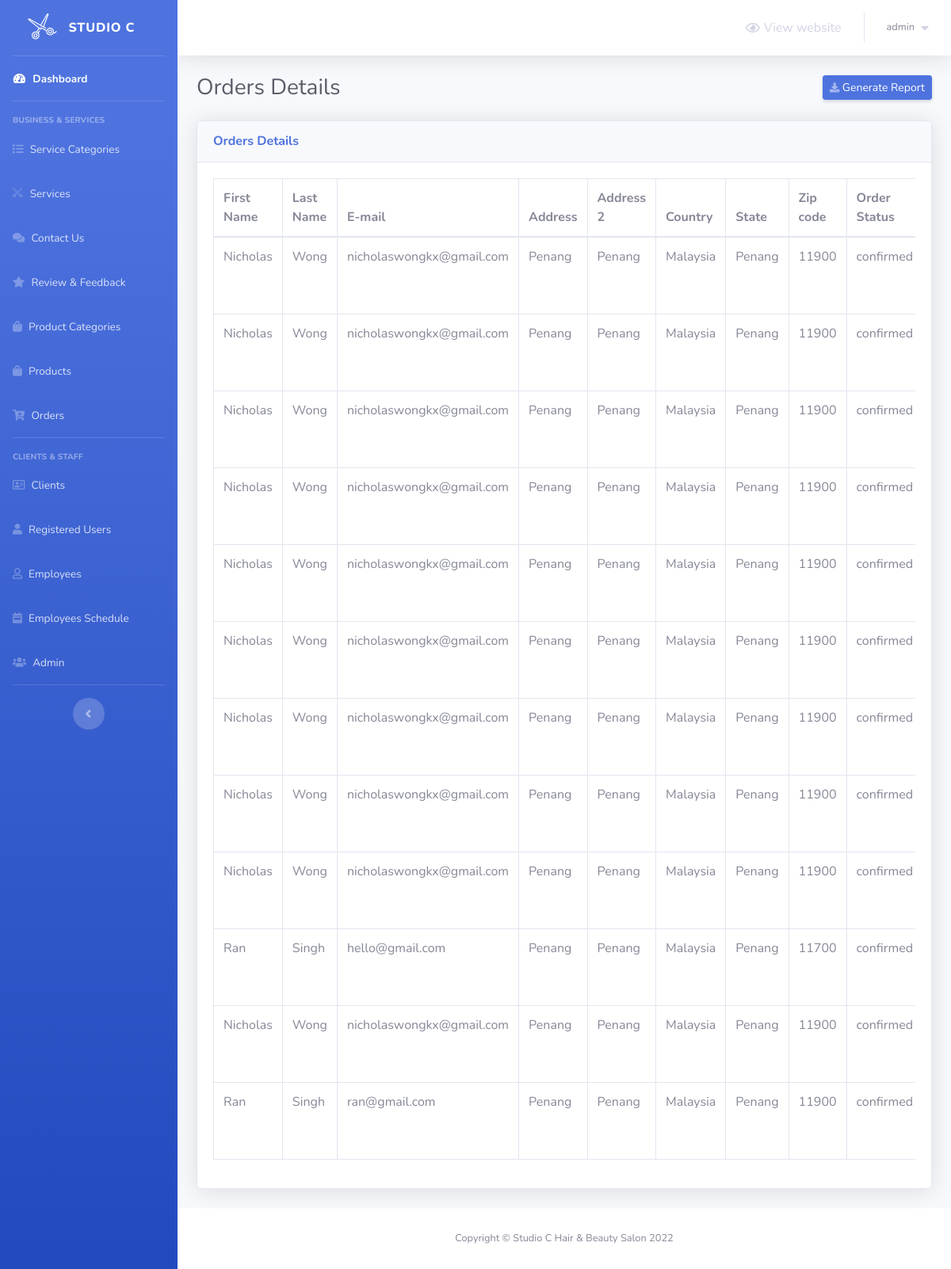
/admin/orders.php (signed in), run on the app's committed database.
### tables this page shows
CREATE TABLE `orders` (
  `id` int(11) NOT NULL,
  `first_name` varchar(255) NOT NULL,
  `last_name` varchar(255) NOT NULL,
  `email` varchar(255) NOT NULL,
  `address` varchar(255) NOT NULL,
  `address2` varchar(255) DEFAULT NULL,
  `country` varchar(255) NOT NULL,
  `state` varchar(255) NOT NULL,
  `zipcode` varchar(255) DEFAULT NULL,
  `subtotal` float(6,2) NOT NULL DEFAULT 0.00,
  `order_status` varchar(255) NOT NULL,
  `created_at` datetime DEFAULT NULL,
  `updated_at` datetime DEFAULT NULL
);

### admin/orders.php (the view, shortened to what this page needs)
<?php
    include 'Includes/templates/header.php';
    if(isset($_SESSION['username_barbershop_Xw211qAAsq4']) && isset($_SESSION['password_barbershop_Xw211qAAsq4']))
    {
?>
        <div class="container-fluid">
            <div class="d-sm-flex align-items-center justify-content-between mb-4">
                <h1 class="h3 mb-0 text-gray-800">Orders Details</h1>
                <a href="#" class="d-none d-sm-inline-block btn btn-sm btn-primary shadow-sm">
                    <i class="fas fa-download fa-sm text-white-50"></i>
                    Generate Report
                </a>
            </div>
            <div class="card shadow mb-4">
                <div class="card-header py-3">
                    <h6 class="m-0 font-weight-bold text-primary">Orders Details</h6>
                </div>
                <div class="card-body">
                    <div class="table-responsive">
                        <table class="table table-bordered" id="dataTable" width="100%" cellspacing="0">
                            <thead>
                                <tr>
                                    <th>First Name</th>
                                    <th>Last Name</th>
                                    <th>E-mail</th>
                                    <th>Address</th>
                                    <th>Address 2</th>
                                    <th>Country</th>
                                    <th>State</th>
                                    <th>Zip code</th>
                                    <th>Order Status</th>
                                </tr>
                            </thead>
                            <tbody>
                            <?php
                            include_once('dbconnect.php');
                            $sql = "SELECT * FROM orders;";
                            $result = mysqli_query($con,$sql);
                            while ($row = mysqli_fetch_assoc($result))
                                {
                                    echo "<tr>
                                        <td>"  . $row["first_name"] . "</td>
                                        <td>"  . $row["last_name"] . "</td>
                                        <td>"  . $row["email"] . "</td>
                                        <td>"  . $row["address"] . "</td>
                                        <td>"  . $row["address2"] . "</td>
                                        <td>"  . $row["country"] . "</td>
                                        <td>"  . $row["state"] . "</td>
                                        <td>"  . $row["zipcode"] . "</td>
                                        <td>"  . $row["order_status"] . "</td>
                                        <td>"  . $row["created_at"] . "</td>
                                        <td>
                                            <a class ='btn btn-danger btn-sm rounded-0 fa fa-trash' href='deleteorders.php?id=$row[id]'></a>
                                        </td>
                                    </tr>";
                                }
                            ?>
                            </tbody>
                        </table>
                    </div>
                </div>
            </div>
        </div>
<?php
        include 'Includes/templates/footer.php';
    }
    else
    {
        header('Location: login.php');
        exit();
    }
?>

### data on the page
orders: first_name "Nicholas", last_name "Wong", email "nicholaswongkx@gmail.com", address "Penang", address2 "Penang", country "Malaysia", state "Penang", zipcode "11900", order_status "confirmed"
orders: first_name "Nicholas", last_name "Wong", email "nicholaswongkx@gmail.com", address "Penang", address2 "Penang", country "Malaysia", state "Penang", zipcode "11900", order_status "confirmed"
orders: first_name "Nicholas", last_name "Wong", email "nicholaswongkx@gmail.com", address "Penang", address2 "Penang", country "Malaysia", state "Penang", zipcode "11900", order_status "confirmed"
orders: first_name "Nicholas", last_name "Wong", email "nicholaswongkx@gmail.com", address "Penang", address2 "Penang", country "Malaysia", state "Penang", zipcode "11900", order_status "confirmed"
orders: first_name "Nicholas", last_name "Wong", email "nicholaswongkx@gmail.com", address "Penang", address2 "Penang", country "Malaysia", state "Penang", zipcode "11900", order_status "confirmed"
orders: first_name "Nicholas", last_name "Wong", email "nicholaswongkx@gmail.com", address "Penang", address2 "Penang", country "Malaysia", state "Penang", zipcode "11900", order_status "confirmed"
orders: first_name "Nicholas", last_name "Wong", email "nicholaswongkx@gmail.com", address "Penang", address2 "Penang", country "Malaysia", state "Penang", zipcode "11900", order_status "confirmed"
orders: first_name "Nicholas", last_name "Wong", email "nicholaswongkx@gmail.com", address "Penang", address2 "Penang", country "Malaysia", state "Penang", zipcode "11900", order_status "confirmed"
orders: first_name "Nicholas", last_name "Wong", email "nicholaswongkx@gmail.com", address "Penang", address2 "Penang", country "Malaysia", state "Penang", zipcode "11900", order_status "confirmed"
orders: first_name "Ran", last_name "Singh", email "hello@gmail.com", address "Penang", address2 "Penang", country "Malaysia", state "Penang", zipcode "11700", order_status "confirmed"
orders: first_name "Nicholas", last_name "Wong", email "nicholaswongkx@gmail.com", address "Penang", address2 "Penang", country "Malaysia", state "Penang", zipcode "11900", order_status "confirmed"
orders: first_name "Ran", last_name "Singh", email "ran@gmail.com", address "Penang", address2 "Penang", country "Malaysia", state "Penang", zipcode "11900", order_status "confirmed"

### other printed values
$_SESSION['username_barbershop_Xw211qAAsq4'] "admin"
